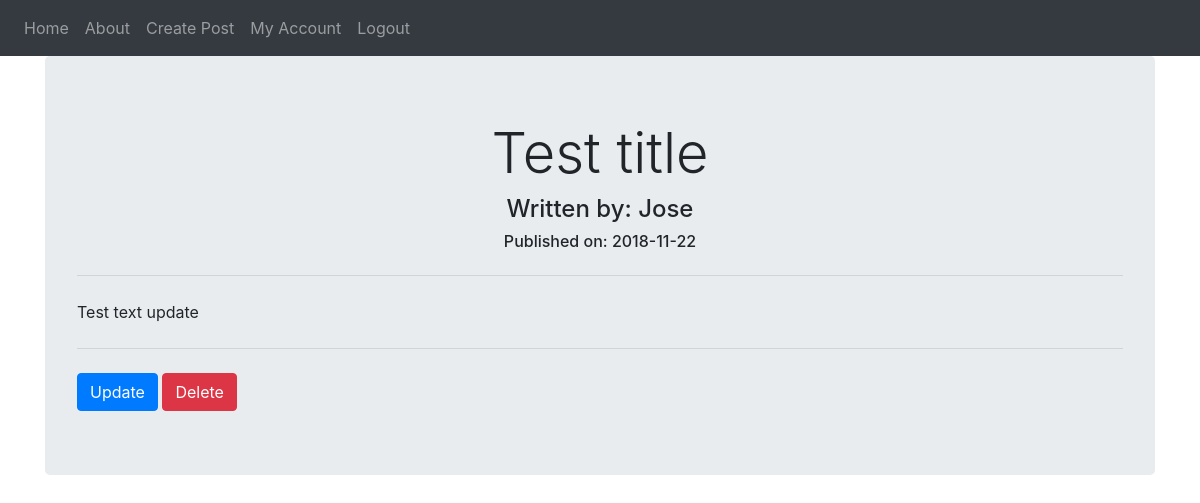
/1 (signed in), run on the app's committed database.
### blog/models.py (models this page shows, shortened)
class BlogPost(db.Model):
    __tablename__ = "blogposts"
    users = db.relationship(User)
    id = db.Column(db.Integer, primary_key = True)
    user_id = db.Column(db.Integer, db.ForeignKey("users.id"), nullable = False)
    title = db.Column(db.String(96), nullable = False)
    body = db.Column(db.Text, nullable = False)
    date = db.Column(db.DateTime, nullable = False, default = datetime.utcnow)

class User(db.Model, UserMixin):
    __tablename__ = "users"
    id = db.Column(db.Integer, primary_key = True)
    email = db.Column(db.String(96), unique = True, index = True)
    username = db.Column(db.String(64), unique = True, index = True)
    password_hash = db.Column(db.String(128))
    userpicture = db.Column(db.String(32), nullable = False, default = "default_picture.png")
    blog_posts = db.relationship("BlogPost", backref = "author", lazy = True)

### blog/users/views.py (the view)
@users.route("/<username>")
def user_posts(username):
    page = request.args.get("page", 1, type=int)
    user = User.query.filter_by(username=username).first_or_404()
    blog_posts = BlogPost.query.filter_by(author=user).order_by(BlogPost.date.desc()).paginate(page=page, per_page=10)
    return render_template("user_posts.html", blog_posts=blog_posts, user=user)

### blog/blog_posts/views.py (called while the page is built)
@blog_posts.route("/<int:blog_post_id>")
def blog_post(blog_post_id):
    blog_post = BlogPost.query.get_or_404(blog_post_id)
    return render_template("blog_post.html", blog_post=blog_post)

### blog/models.py (called while the page is built)
@login_manager.user_loader
def load_user(user_id):
    return User.query.get(user_id)

### blog/templates/blog_post.html (shortened to what this page needs)
{% extends "base.html" %}
{% block content %}
<div class="jumbotron">
  <h1 class="display-4 text-center">{{blog_post.title}}</h1>
  <h4 class="text-center">Written by: {{blog_post.author.username}}</h4>
  <h6 class="text-center">Published on: {{blog_post.date.strftime("%Y-%m-%d")}}</h6>
  <hr class="my-4">
  <p>{{blog_post.body}}</p>
  {% if blog_post.author == current_user %}
    <hr class="my-4">
    <a class="btn btn-primary" href={{url_for("blog_posts.update_post", blog_post_id=blog_post.id)}}>Update</a>
    <button type="button" class="btn btn-danger" name="Delete" data-toggle="modal" data-target="#delete_modal">Delete</button>
  {% endif %}
</div>
{% endblock %}

### data on the page
BlogPost: title "Test title", date "2018-11-22", body "Test text update"
User: author.username "Jose"
